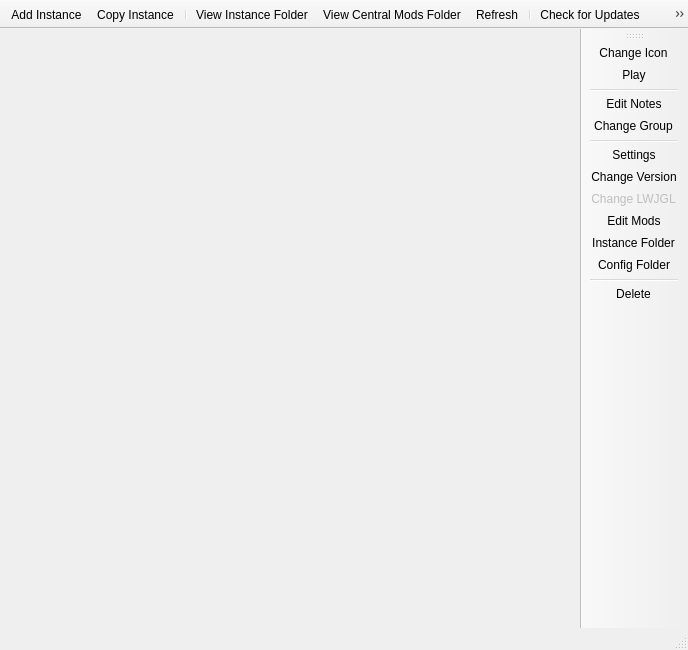
<?xml version="1.0" encoding="UTF-8"?>
<ui version="4.0">
 <class>MainWindow</class>
 <widget class="QMainWindow" name="MainWindow">
  <property name="geometry">
   <rect>
    <x>0</x>
    <y>0</y>
    <width>688</width>
    <height>650</height>
   </rect>
  </property>
  <property name="windowTitle">
   <string>MultiMC 5</string>
  </property>
  <property name="windowIcon">
   <iconset resource="../multimc.qrc">
    <normaloff>:/icons/multimc/scalable/apps/multimc.svg</normaloff>:/icons/multimc/scalable/apps/multimc.svg</iconset>
  </property>
  <widget class="QWidget" name="centralWidget">
   <layout class="QHBoxLayout" name="horizontalLayout">
    <property name="spacing">
     <number>0</number>
    </property>
    <property name="sizeConstraint">
     <enum>QLayout::SetDefaultConstraint</enum>
    </property>
    <property name="leftMargin">
     <number>0</number>
    </property>
    <property name="topMargin">
     <number>0</number>
    </property>
    <property name="rightMargin">
     <number>0</number>
    </property>
    <property name="bottomMargin">
     <number>0</number>
    </property>
   </layout>
  </widget>
  <widget class="QToolBar" name="mainToolBar">
   <property name="windowTitle">
    <string>Main Toolbar</string>
   </property>
   <property name="movable">
    <bool>false</bool>
   </property>
   <property name="allowedAreas">
    <set>Qt::TopToolBarArea</set>
   </property>
   <property name="toolButtonStyle">
    <enum>Qt::ToolButtonIconOnly</enum>
   </property>
   <property name="floatable">
    <bool>false</bool>
   </property>
   <attribute name="toolBarArea">
    <enum>TopToolBarArea</enum>
   </attribute>
   <attribute name="toolBarBreak">
    <bool>false</bool>
   </attribute>
   <addaction name="actionAddInstance"/>
   <addaction name="actionCopyInstance"/>
   <addaction name="separator"/>
   <addaction name="actionViewInstanceFolder"/>
   <addaction name="actionViewCentralModsFolder"/>
   <addaction name="actionRefresh"/>
   <addaction name="separator"/>
   <addaction name="actionCheckUpdate"/>
   <addaction name="actionSettings"/>
   <addaction name="separator"/>
   <addaction name="actionAddQuickModFile"/>
   <addaction name="actionUpdateQuickModFiles"/>
   <addaction name="separator"/>
   <addaction name="actionReportBug"/>
   <addaction name="actionNews"/>
   <addaction name="actionAbout"/>
   <addaction name="separator"/>
   <addaction name="actionCAT"/>
  </widget>
  <widget class="QStatusBar" name="statusBar"/>
  <widget class="QToolBar" name="instanceToolBar">
   <property name="enabled">
    <bool>true</bool>
   </property>
   <property name="windowTitle">
    <string>Instance Toolbar</string>
   </property>
   <property name="allowedAreas">
    <set>Qt::LeftToolBarArea|Qt::RightToolBarArea</set>
   </property>
   <property name="iconSize">
    <size>
     <width>80</width>
     <height>80</height>
    </size>
   </property>
   <property name="toolButtonStyle">
    <enum>Qt::ToolButtonIconOnly</enum>
   </property>
   <property name="floatable">
    <bool>false</bool>
   </property>
   <attribute name="toolBarArea">
    <enum>RightToolBarArea</enum>
   </attribute>
   <attribute name="toolBarBreak">
    <bool>false</bool>
   </attribute>
   <addaction name="actionChangeInstIcon"/>
   <addaction name="actionLaunchInstance"/>
   <addaction name="separator"/>
   <addaction name="actionEditInstNotes"/>
   <addaction name="actionChangeInstGroup"/>
   <addaction name="separator"/>
   <addaction name="actionInstanceSettings"/>
   <addaction name="actionChangeInstMCVersion"/>
   <addaction name="actionChangeInstLWJGLVersion"/>
   <addaction name="actionEditInstMods"/>
   <addaction name="actionViewSelectedInstFolder"/>
   <addaction name="actionConfig_Folder"/>
   <addaction name="separator"/>
   <addaction name="actionDeleteInstance"/>
  </widget>
  <action name="actionAddInstance">
   <property name="icon">
    <iconset resource="../multimc.qrc">
     <normaloff>:/icons/toolbar/new</normaloff>:/icons/toolbar/new</iconset>
   </property>
   <property name="text">
    <string>Add Instance</string>
   </property>
   <property name="toolTip">
    <string>Add a new instance.</string>
   </property>
   <property name="statusTip">
    <string>Add a new instance.</string>
   </property>
  </action>
  <action name="actionViewInstanceFolder">
   <property name="icon">
    <iconset resource="../multimc.qrc">
     <normaloff>:/icons/toolbar/viewfolder</normaloff>:/icons/toolbar/viewfolder</iconset>
   </property>
   <property name="text">
    <string>View Instance Folder</string>
   </property>
   <property name="toolTip">
    <string>Open the instance folder in a file browser.</string>
   </property>
   <property name="statusTip">
    <string>Open the instance folder in a file browser.</string>
   </property>
  </action>
  <action name="actionRefresh">
   <property name="icon">
    <iconset resource="../multimc.qrc">
     <normaloff>:/icons/toolbar/refresh</normaloff>:/icons/toolbar/refresh</iconset>
   </property>
   <property name="text">
    <string>Refresh</string>
   </property>
   <property name="toolTip">
    <string>Reload the instance list.</string>
   </property>
   <property name="statusTip">
    <string>Reload the instance list.</string>
   </property>
  </action>
  <action name="actionViewCentralModsFolder">
   <property name="icon">
    <iconset resource="../multimc.qrc">
     <normaloff>:/icons/toolbar/centralmods</normaloff>:/icons/toolbar/centralmods</iconset>
   </property>
   <property name="text">
    <string>View Central Mods Folder</string>
   </property>
   <property name="toolTip">
    <string>Open the central mods folder in a file browser.</string>
   </property>
   <property name="statusTip">
    <string>Open the central mods folder in a file browser.</string>
   </property>
  </action>
  <action name="actionCheckUpdate">
   <property name="icon">
    <iconset resource="../multimc.qrc">
     <normaloff>:/icons/toolbar/checkupdate</normaloff>:/icons/toolbar/checkupdate</iconset>
   </property>
   <property name="text">
    <string>Check for Updates</string>
   </property>
   <property name="toolTip">
    <string>Check for new updates for MultiMC</string>
   </property>
   <property name="statusTip">
    <string>Check for new updates for MultiMC</string>
   </property>
  </action>
  <action name="actionSettings">
   <property name="icon">
    <iconset resource="../multimc.qrc">
     <normaloff>:/icons/toolbar/settings</normaloff>:/icons/toolbar/settings</iconset>
   </property>
   <property name="text">
    <string>Settings</string>
   </property>
   <property name="toolTip">
    <string>Change settings.</string>
   </property>
   <property name="statusTip">
    <string>Change settings.</string>
   </property>
   <property name="menuRole">
    <enum>QAction::PreferencesRole</enum>
   </property>
  </action>
  <action name="actionReportBug">
   <property name="icon">
    <iconset resource="../multimc.qrc">
     <normaloff>:/icons/toolbar/bug</normaloff>:/icons/toolbar/bug</iconset>
   </property>
   <property name="text">
    <string>Report a Bug</string>
   </property>
   <property name="toolTip">
    <string>Open the bug tracker to report a bug with MultiMC.</string>
   </property>
   <property name="statusTip">
    <string>Open the bug tracker to report a bug with MultiMC.</string>
   </property>
  </action>
  <action name="actionNews">
   <property name="icon">
    <iconset resource="../multimc.qrc">
     <normaloff>:/icons/toolbar/news</normaloff>:/icons/toolbar/news</iconset>
   </property>
   <property name="text">
    <string>News</string>
   </property>
   <property name="toolTip">
    <string>Open the MultiMC dev blog to read news about MultiMC.</string>
   </property>
   <property name="statusTip">
    <string>Open the MultiMC dev blog to read news about MultiMC.</string>
   </property>
  </action>
  <action name="actionAbout">
   <property name="icon">
    <iconset resource="../multimc.qrc">
     <normaloff>:/icons/toolbar/about</normaloff>:/icons/toolbar/about</iconset>
   </property>
   <property name="text">
    <string>About MultiMC</string>
   </property>
   <property name="toolTip">
    <string>View information about MultiMC.</string>
   </property>
   <property name="statusTip">
    <string>About MultiMC</string>
   </property>
   <property name="menuRole">
    <enum>QAction::AboutRole</enum>
   </property>
  </action>
  <action name="actionLaunchInstance">
   <property name="text">
    <string>Play</string>
   </property>
   <property name="toolTip">
    <string>Launch the selected instance.</string>
   </property>
   <property name="statusTip">
    <string>Launch the selected instance.</string>
   </property>
  </action>
  <action name="actionRenameInstance">
   <property name="text">
    <string>Instance Name</string>
   </property>
   <property name="toolTip">
    <string>Rename the selected instance.</string>
   </property>
   <property name="statusTip">
    <string>Rename the selected instance.</string>
   </property>
  </action>
  <action name="actionChangeInstGroup">
   <property name="text">
    <string>Change Group</string>
   </property>
   <property name="toolTip">
    <string>Change the selected instance's group.</string>
   </property>
   <property name="statusTip">
    <string>Change the selected instance's group.</string>
   </property>
  </action>
  <action name="actionChangeInstIcon">
   <property name="enabled">
    <bool>true</bool>
   </property>
   <property name="icon">
    <iconset resource="../multimc.qrc">
     <normaloff>:/icons/instances/infinity</normaloff>:/icons/instances/infinity</iconset>
   </property>
   <property name="text">
    <string>Change Icon</string>
   </property>
   <property name="toolTip">
    <string>Change the selected instance's icon.</string>
   </property>
   <property name="statusTip">
    <string>Change the selected instance's icon.</string>
   </property>
   <property name="iconVisibleInMenu">
    <bool>true</bool>
   </property>
  </action>
  <action name="actionEditInstNotes">
   <property name="text">
    <string>Edit Notes</string>
   </property>
   <property name="toolTip">
    <string>Edit the notes for the selected instance.</string>
   </property>
   <property name="statusTip">
    <string>Edit the notes for the selected instance.</string>
   </property>
  </action>
  <action name="actionInstanceSettings">
   <property name="enabled">
    <bool>true</bool>
   </property>
   <property name="text">
    <string>Settings</string>
   </property>
   <property name="toolTip">
    <string>Change settings for the selected instance.</string>
   </property>
   <property name="statusTip">
    <string>Change settings for the selected instance.</string>
   </property>
  </action>
  <action name="actionMakeDesktopShortcut">
   <property name="enabled">
    <bool>false</bool>
   </property>
   <property name="text">
    <string>Make Shortcut</string>
   </property>
   <property name="toolTip">
    <string>Make a shortcut on the desktop for the selected instance.</string>
   </property>
   <property name="statusTip">
    <string>Make a shortcut on the desktop for the selected instance.</string>
   </property>
  </action>
  <action name="actionManageInstSaves">
   <property name="enabled">
    <bool>false</bool>
   </property>
   <property name="text">
    <string>Manage Saves</string>
   </property>
   <property name="toolTip">
    <string>Manage saves for the selected instance.</string>
   </property>
   <property name="statusTip">
    <string>Manage saves for the selected instance.</string>
   </property>
  </action>
  <action name="actionEditInstMods">
   <property name="text">
    <string>Edit Mods</string>
   </property>
   <property name="toolTip">
    <string>Edit the mods for the selected instance.</string>
   </property>
   <property name="statusTip">
    <string>Edit the mods for the selected instance.</string>
   </property>
  </action>
  <action name="actionChangeInstMCVersion">
   <property name="text">
    <string>Change Version</string>
   </property>
   <property name="toolTip">
    <string>Change the selected instance's Minecraft version.</string>
   </property>
   <property name="statusTip">
    <string>Change the selected instance's Minecraft version.</string>
   </property>
  </action>
  <action name="actionChangeInstLWJGLVersion">
   <property name="enabled">
    <bool>false</bool>
   </property>
   <property name="text">
    <string>Change LWJGL</string>
   </property>
   <property name="toolTip">
    <string>Change the version of LWJGL for the selected instance to use.</string>
   </property>
   <property name="statusTip">
    <string>Change the version of LWJGL for the selected instance to use.</string>
   </property>
  </action>
  <action name="actionViewSelectedInstFolder">
   <property name="text">
    <string>Instance Folder</string>
   </property>
   <property name="toolTip">
    <string>Open the selected instance's root folder in a file browser.</string>
   </property>
   <property name="statusTip">
    <string>Open the selected instance's root folder in a file browser.</string>
   </property>
  </action>
  <action name="actionDeleteInstance">
   <property name="text">
    <string>Delete</string>
   </property>
   <property name="toolTip">
    <string>Delete the selected instance.</string>
   </property>
   <property name="statusTip">
    <string>Delete the selected instance.</string>
   </property>
  </action>
  <action name="actionConfig_Folder">
   <property name="text">
    <string>Config Folder</string>
   </property>
   <property name="toolTip">
    <string>Open the instance's config folder</string>
   </property>
  </action>
  <action name="actionCAT">
   <property name="checkable">
    <bool>true</bool>
   </property>
   <property name="icon">
    <iconset resource="../multimc.qrc">
     <normaloff>:/icons/toolbar/cat</normaloff>:/icons/toolbar/cat</iconset>
   </property>
   <property name="text">
    <string>Meow</string>
   </property>
   <property name="toolTip">
    <string>&lt;html&gt;&lt;head/&gt;&lt;body&gt;&lt;p align=&quot;center&quot;&gt;&lt;span style=&quot; font-weight:600; color:#ff0004;&quot;&gt;Catnarok!&lt;/span&gt;&lt;/p&gt;&lt;p align=&quot;center&quot;&gt;Or just a cat with a ball of yarn?&lt;/p&gt;&lt;p align=&quot;center&quot;&gt;&lt;span style=&quot; font-style:italic;&quot;&gt;WHO KNOWS?!&lt;/span&gt;&lt;/p&gt;&lt;p align=&quot;center&quot;&gt;&lt;img src=&quot;:/icons/instances/tnt&quot;/&gt;&lt;/p&gt;&lt;/body&gt;&lt;/html&gt;</string>
   </property>
  </action>
  <action name="actionCopyInstance">
   <property name="icon">
    <iconset resource="../multimc.qrc">
     <normaloff>:/icons/toolbar/copy</normaloff>:/icons/toolbar/copy</iconset>
   </property>
   <property name="text">
    <string>Copy Instance</string>
   </property>
   <property name="toolTip">
    <string>Copy the selected instance.</string>
   </property>
   <property name="statusTip">
    <string>Add a new instance.</string>
   </property>
  </action>
  <action name="actionAddQuickModFile">
   <property name="text">
    <string>Add QuickMod File</string>
   </property>
  </action>
  <action name="actionUpdateQuickModFiles">
   <property name="text">
    <string>Update QuickMod Files</string>
   </property>
  </action>
 </widget>
 <layoutdefault spacing="6" margin="11"/>
 <resources>
  <include location="../multimc.qrc"/>
 </resources>
 <connections/>
</ui>
